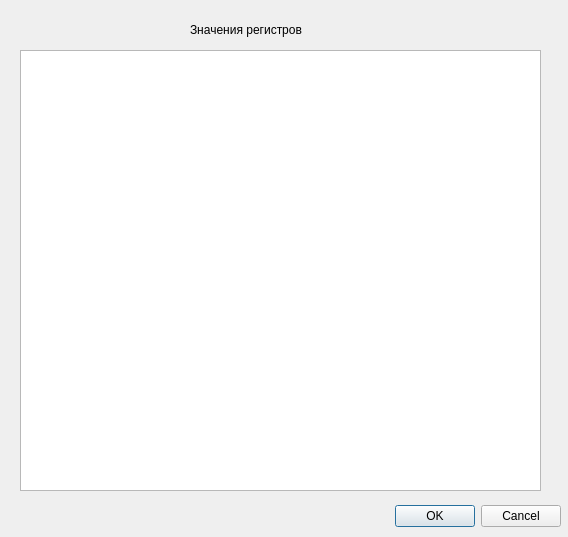
<?xml version="1.0" encoding="UTF-8"?>
<ui version="4.0">
 <class>DisplaingRegisters</class>
 <widget class="QDialog" name="DisplaingRegisters">
  <property name="geometry">
   <rect>
    <x>0</x>
    <y>0</y>
    <width>568</width>
    <height>537</height>
   </rect>
  </property>
  <property name="windowTitle">
   <string>Dialog</string>
  </property>
  <widget class="QDialogButtonBox" name="buttonBox">
   <property name="geometry">
    <rect>
     <x>220</x>
     <y>500</y>
     <width>341</width>
     <height>32</height>
    </rect>
   </property>
   <property name="orientation">
    <enum>Qt::Horizontal</enum>
   </property>
   <property name="standardButtons">
    <set>QDialogButtonBox::Cancel|QDialogButtonBox::Ok</set>
   </property>
  </widget>
  <widget class="QTextEdit" name="textEdit_displayingReg">
   <property name="geometry">
    <rect>
     <x>20</x>
     <y>50</y>
     <width>521</width>
     <height>441</height>
    </rect>
   </property>
  </widget>
  <widget class="QLabel" name="label">
   <property name="geometry">
    <rect>
     <x>190</x>
     <y>20</y>
     <width>201</width>
     <height>20</height>
    </rect>
   </property>
   <property name="text">
    <string>Значения регистров</string>
   </property>
  </widget>
 </widget>
 <resources/>
 <connections>
  <connection>
   <sender>buttonBox</sender>
   <signal>accepted()</signal>
   <receiver>DisplaingRegisters</receiver>
   <slot>accept()</slot>
   <hints>
    <hint type="sourcelabel">
     <x>248</x>
     <y>254</y>
    </hint>
    <hint type="destinationlabel">
     <x>157</x>
     <y>274</y>
    </hint>
   </hints>
  </connection>
  <connection>
   <sender>buttonBox</sender>
   <signal>rejected()</signal>
   <receiver>DisplaingRegisters</receiver>
   <slot>reject()</slot>
   <hints>
    <hint type="sourcelabel">
     <x>316</x>
     <y>260</y>
    </hint>
    <hint type="destinationlabel">
     <x>286</x>
     <y>274</y>
    </hint>
   </hints>
  </connection>
 </connections>
</ui>
